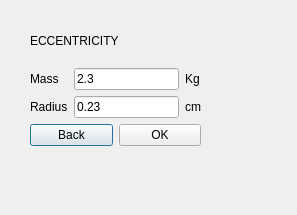
<?xml version="1.0" encoding="UTF-8"?>
<ui version="4.0">
 <class>excitation</class>
 <widget class="QDialog" name="excitation">
  <property name="geometry">
   <rect>
    <x>0</x>
    <y>0</y>
    <width>297</width>
    <height>215</height>
   </rect>
  </property>
  <property name="windowTitle">
   <string>Excitation Parameters</string>
  </property>
  <widget class="QWidget" name="layoutWidget">
   <property name="geometry">
    <rect>
     <x>30</x>
     <y>20</y>
     <width>171</width>
     <height>126</height>
    </rect>
   </property>
   <layout class="QVBoxLayout" name="verticalLayout_4">
    <item>
     <widget class="QLabel" name="Eccentricity">
      <property name="text">
       <string>ECCENTRICITY</string>
      </property>
     </widget>
    </item>
    <item>
     <layout class="QHBoxLayout" name="horizontalLayout">
      <item>
       <layout class="QVBoxLayout" name="verticalLayout">
        <item>
         <widget class="QLabel" name="mass">
          <property name="text">
           <string>Mass</string>
          </property>
         </widget>
        </item>
        <item>
         <widget class="QLabel" name="radius">
          <property name="text">
           <string>Radius</string>
          </property>
         </widget>
        </item>
       </layout>
      </item>
      <item>
       <layout class="QVBoxLayout" name="verticalLayout_2">
        <item>
         <widget class="QLineEdit" name="ecc_mass_le">
          <property name="text">
           <string>2.3</string>
          </property>
         </widget>
        </item>
        <item>
         <widget class="QLineEdit" name="ecc_radius_le">
          <property name="text">
           <string>0.23</string>
          </property>
         </widget>
        </item>
       </layout>
      </item>
      <item>
       <layout class="QVBoxLayout" name="verticalLayout_3">
        <item>
         <widget class="QLabel" name="label">
          <property name="text">
           <string>Kg</string>
          </property>
         </widget>
        </item>
        <item>
         <widget class="QLabel" name="label_2">
          <property name="text">
           <string>cm</string>
          </property>
         </widget>
        </item>
       </layout>
      </item>
     </layout>
    </item>
    <item>
     <layout class="QHBoxLayout" name="horizontalLayout_2">
      <item>
       <widget class="QPushButton" name="excitation_back">
        <property name="text">
         <string>Back</string>
        </property>
       </widget>
      </item>
      <item>
       <widget class="QPushButton" name="excitation_ok">
        <property name="text">
         <string>OK</string>
        </property>
       </widget>
      </item>
     </layout>
    </item>
   </layout>
  </widget>
 </widget>
 <resources/>
 <connections/>
</ui>
